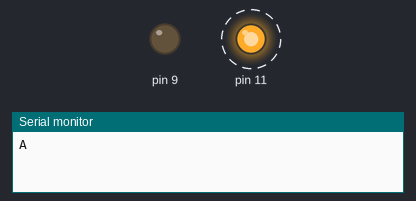
The sketch below on a simulated Arduino Leonardo, built with avr-gcc and run on an emulated ATmega32U4. On the bench: output pins drawn as LEDs (lit = HIGH), the last lines printed to the serial monitor. Dashed ring = blinking.

Above: at 0.05 s.
At 1.05 s:
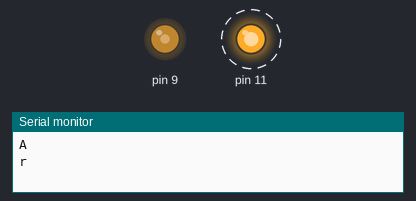
At 2.1 s:
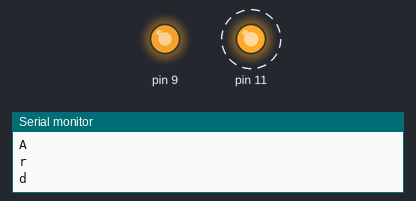
At 4.2 s:
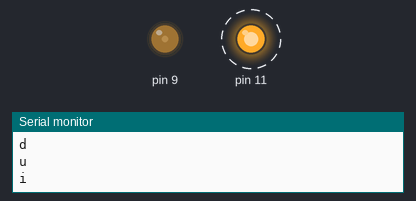
Timing chart, 0 to 6.1 s (numbered marks = the images above):
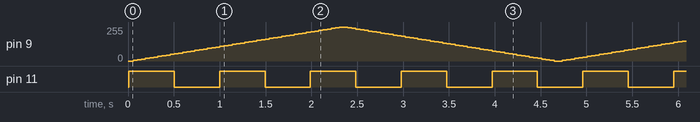

The sketch:

code_P1.ino
```cpp
#include <Arduino_FreeRTOS.h>

// define two tasks for Blink & AnalogRead
void TaskBlink(void *pvParameters);
void TaskBreath(void *pvParameters);
void TaskSerialWrite(void *pvParameters);


int i = 0;

// the setup function runs once when you press reset or power the board
void setup() {

    // initialize serial communication at 9600 bits per second:
    Serial.begin(9600);

    while (!Serial) {
        ; // wait for serial port to connect. Needed for native USB, on LEONARDO, MICRO, YUN, and other 32u4 based boards.
    }

    // Now set up two tasks to run independently.
    xTaskCreate(
        TaskBlink,
        "Blink",  // A name just for humans
        128,      // This stack size can be checked & adjusted by reading the Stack Highwater
        NULL,
        3,        // Priority, with 3 (configMAX_PRIORITIES - 1) being the highest, and 0 being the lowest.
        NULL );

     xTaskCreate(
         TaskBreath,
         "Breathe",  // A name just for humans
         128,      // This stack size can be checked & adjusted by reading the Stack Highwater
         NULL,
         2,
         NULL );

     xTaskCreate(
         TaskSerialWrite,
         "SerialWrite",
         128,  // Stack size
         NULL,
         1, // Priority
         NULL );

    // Now the task scheduler, which takes over control of scheduling individual tasks, is automatically started.
    vTaskStartScheduler();
}

void loop()
{
  // Empty. Things are done in Tasks.
}

/*--------------------------------------------------*/
/*---------------------- Tasks ---------------------*/
/*--------------------------------------------------*/

void TaskBlink(void *pvParameters)  // This is a task.
{
  (void) pvParameters;

/*
  Blink
  Turns on an LED on for 500ms, then off for 500ms, repeatedly.
*/

  // initialize digital pin 11 as an output.
  pinMode(11, OUTPUT);

  for (;;) // A Task shall never return or exit.
  {
    digitalWrite(11, HIGH);   // turn the LED on (HIGH is the voltage level)
    vTaskDelay(500 / portTICK_PERIOD_MS); // wait for 500ms
    digitalWrite(11, LOW);    // turn the LED off by making the voltage LOW
    vTaskDelay(500 / portTICK_PERIOD_MS); // wait for 500ms
  }
}

void TaskSerialWrite(void *pvParameters)  // This is a task.
{
    (void) pvParameters;

/*
    SerialWrite
    Prints "Arduino" one character per second.
*/

    for (;;) // A Task shall never return or exit.
    {
        Serial.println("Arduino"[i]);
        vTaskDelay( 1000 / portTICK_PERIOD_MS ); // wait for one second
        i++;
        if (i == 7) {
            i = 0;
        }
    }
}

void TaskBreath(void *pvParameters)  // This is a task.
{
    (void) pvParameters;

/*
    Breathe
    Turns on an LED on from 0 to 255 and back down to 0 repeatedly over a period of 5 seconds.
    The LED is attached to digital pin 9.
*/

    // initialize digital pin 9 as an output.
    pinMode(9, OUTPUT);

    for (;;)
    {
        // fade in from min to max in increments of 5 points:
        for (int fadeValue = 0 ; fadeValue <= 255; fadeValue += 5) {
            // sets the value (range from 0 to 255):
            analogWrite(9, fadeValue);
            // wait for 30 milliseconds to see the dimming effect
            vTaskDelay(50 / portTICK_PERIOD_MS);
        }

        // fade out from max to min in increments of 5 points:
        for (int fadeValue = 255 ; fadeValue >= 0; fadeValue -= 5) {
            // sets the value (range from 0 to 255):
            analogWrite(9, fadeValue);
            // wait for 30 milliseconds to see the dimming effect
            vTaskDelay(50 / portTICK_PERIOD_MS);
        }
    }
}
```

Measured:
- by itself, pin 11: alternates HIGH for 0.50 s and LOW for 0.50 s
